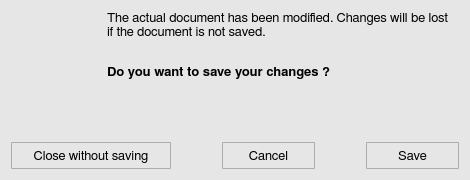
<?xml version="1.0" encoding="UTF-8"?>
<ui version="4.0">
 <class>presaveWindow</class>
 <widget class="QWidget" name="presaveWindow">
  <property name="geometry">
   <rect>
    <x>0</x>
    <y>0</y>
    <width>470</width>
    <height>180</height>
   </rect>
  </property>
  <property name="minimumSize">
   <size>
    <width>470</width>
    <height>180</height>
   </size>
  </property>
  <property name="maximumSize">
   <size>
    <width>470</width>
    <height>16777215</height>
   </size>
  </property>
  <property name="font">
   <font>
    <family>FreeSans</family>
    <pointsize>10</pointsize>
    <weight>50</weight>
    <bold>false</bold>
    <stylestrategy>PreferAntialias</stylestrategy>
    <kerning>true</kerning>
   </font>
  </property>
  <property name="windowTitle">
   <string>EUFAR Metadata Creator</string>
  </property>
  <property name="windowIcon">
   <iconset>
    <normaloff>icons/warning_icon.png</normaloff>icons/warning_icon.png</iconset>
  </property>
  <property name="styleSheet">
   <string notr="true">QWidget {
	background-color: rgb(230,230,230);
}</string>
  </property>
  <layout class="QGridLayout" name="gridLayout">
   <item row="0" column="0">
    <layout class="QVBoxLayout" name="verticalLayout_2">
     <item>
      <layout class="QHBoxLayout" name="horizontalLayout">
       <item>
        <layout class="QVBoxLayout" name="verticalLayout">
         <item>
          <widget class="QLabel" name="iw_label_2">
           <property name="minimumSize">
            <size>
             <width>50</width>
             <height>50</height>
            </size>
           </property>
           <property name="maximumSize">
            <size>
             <width>50</width>
             <height>50</height>
            </size>
           </property>
           <property name="text">
            <string/>
           </property>
           <property name="pixmap">
            <pixmap>icons/warning_popup_icon.svg</pixmap>
           </property>
           <property name="scaledContents">
            <bool>true</bool>
           </property>
          </widget>
         </item>
         <item>
          <spacer name="verticalSpacer">
           <property name="orientation">
            <enum>Qt::Vertical</enum>
           </property>
           <property name="sizeHint" stdset="0">
            <size>
             <width>20</width>
             <height>40</height>
            </size>
           </property>
          </spacer>
         </item>
        </layout>
       </item>
       <item>
        <spacer name="horizontalSpacer">
         <property name="orientation">
          <enum>Qt::Horizontal</enum>
         </property>
         <property name="sizeType">
          <enum>QSizePolicy::Fixed</enum>
         </property>
         <property name="sizeHint" stdset="0">
          <size>
           <width>20</width>
           <height>20</height>
          </size>
         </property>
        </spacer>
       </item>
       <item>
        <widget class="QLabel" name="iw_label_1">
         <property name="minimumSize">
          <size>
           <width>341</width>
           <height>120</height>
          </size>
         </property>
         <property name="maximumSize">
          <size>
           <width>341</width>
           <height>16777215</height>
          </size>
         </property>
         <property name="font">
          <font>
           <family>FreeSans</family>
           <pointsize>10</pointsize>
           <weight>50</weight>
           <bold>false</bold>
           <stylestrategy>PreferAntialias</stylestrategy>
           <kerning>true</kerning>
          </font>
         </property>
         <property name="frameShape">
          <enum>QFrame::NoFrame</enum>
         </property>
         <property name="frameShadow">
          <enum>QFrame::Plain</enum>
         </property>
         <property name="lineWidth">
          <number>0</number>
         </property>
         <property name="midLineWidth">
          <number>0</number>
         </property>
         <property name="text">
          <string>&lt;html&gt;&lt;head/&gt;&lt;body&gt;&lt;p align=&quot;justify&quot;&gt;The actual document has been modified. Changes will be lost if the document is not saved.&lt;br/&gt;&lt;/p&gt;&lt;p&gt;&lt;span style=&quot; font-weight:600;&quot;&gt;Do you want to save your changes ?&lt;/span&gt;&lt;/p&gt;&lt;/body&gt;&lt;/html&gt;</string>
         </property>
         <property name="textFormat">
          <enum>Qt::AutoText</enum>
         </property>
         <property name="alignment">
          <set>Qt::AlignJustify|Qt::AlignTop</set>
         </property>
         <property name="wordWrap">
          <bool>true</bool>
         </property>
        </widget>
       </item>
      </layout>
     </item>
     <item>
      <spacer name="verticalSpacer_2">
       <property name="orientation">
        <enum>Qt::Vertical</enum>
       </property>
       <property name="sizeHint" stdset="0">
        <size>
         <width>20</width>
         <height>13</height>
        </size>
       </property>
      </spacer>
     </item>
     <item>
      <layout class="QHBoxLayout" name="horizontalLayout_2">
       <item>
        <widget class="QToolButton" name="iw_nosaveButton">
         <property name="minimumSize">
          <size>
           <width>160</width>
           <height>27</height>
          </size>
         </property>
         <property name="maximumSize">
          <size>
           <width>180</width>
           <height>27</height>
          </size>
         </property>
         <property name="font">
          <font>
           <family>FreeSans</family>
           <pointsize>10</pointsize>
           <weight>50</weight>
           <bold>false</bold>
           <stylestrategy>PreferDefault</stylestrategy>
           <kerning>true</kerning>
          </font>
         </property>
         <property name="styleSheet">
          <string notr="true">QToolButton {
	border: 1px solid #acacac;
	border-radius: 1px;
	background-color: qlineargradient(x1:0, y1:0, x2:0, y2:1,
									stop:0 #f0f0f0, stop:1 #e5e5e5);
}

QToolButton:hover {
	border: 1px solid #7eb4ea;
	border-radius: 1px;
	background-color: qlineargradient(x1:0, y1:0, x2:0, y2:1,
									stop:0 #ecf4fc, stop:1 #dcecfc);
}

QToolButton:pressed {
	border: 1px solid #579de5;
	border-radius: 1px;
	background-color: qlineargradient(x1:0, y1:0, x2:0, y2:1,
									stop:0 #daecfc, stop:1 #c4e0fc);
}</string>
         </property>
         <property name="text">
          <string>Close without saving</string>
         </property>
         <property name="iconSize">
          <size>
           <width>25</width>
           <height>25</height>
          </size>
         </property>
        </widget>
       </item>
       <item>
        <spacer name="horizontalSpacer_2">
         <property name="orientation">
          <enum>Qt::Horizontal</enum>
         </property>
         <property name="sizeType">
          <enum>QSizePolicy::Expanding</enum>
         </property>
         <property name="sizeHint" stdset="0">
          <size>
           <width>20</width>
           <height>20</height>
          </size>
         </property>
        </spacer>
       </item>
       <item>
        <widget class="QToolButton" name="iw_cancelButton">
         <property name="minimumSize">
          <size>
           <width>93</width>
           <height>27</height>
          </size>
         </property>
         <property name="maximumSize">
          <size>
           <width>93</width>
           <height>27</height>
          </size>
         </property>
         <property name="font">
          <font>
           <family>FreeSans</family>
           <pointsize>10</pointsize>
           <weight>50</weight>
           <bold>false</bold>
           <stylestrategy>PreferDefault</stylestrategy>
           <kerning>true</kerning>
          </font>
         </property>
         <property name="styleSheet">
          <string notr="true">QToolButton {
	border: 1px solid #acacac;
	border-radius: 1px;
	background-color: qlineargradient(x1:0, y1:0, x2:0, y2:1,
									stop:0 #f0f0f0, stop:1 #e5e5e5);
}

QToolButton:hover {
	border: 1px solid #7eb4ea;
	border-radius: 1px;
	background-color: qlineargradient(x1:0, y1:0, x2:0, y2:1,
									stop:0 #ecf4fc, stop:1 #dcecfc);
}

QToolButton:pressed {
	border: 1px solid #579de5;
	border-radius: 1px;
	background-color: qlineargradient(x1:0, y1:0, x2:0, y2:1,
									stop:0 #daecfc, stop:1 #c4e0fc);
}</string>
         </property>
         <property name="text">
          <string>Cancel</string>
         </property>
         <property name="iconSize">
          <size>
           <width>25</width>
           <height>25</height>
          </size>
         </property>
        </widget>
       </item>
       <item>
        <spacer name="horizontalSpacer_3">
         <property name="orientation">
          <enum>Qt::Horizontal</enum>
         </property>
         <property name="sizeType">
          <enum>QSizePolicy::Expanding</enum>
         </property>
         <property name="sizeHint" stdset="0">
          <size>
           <width>20</width>
           <height>20</height>
          </size>
         </property>
        </spacer>
       </item>
       <item>
        <widget class="QToolButton" name="iw_saveButton">
         <property name="minimumSize">
          <size>
           <width>93</width>
           <height>27</height>
          </size>
         </property>
         <property name="maximumSize">
          <size>
           <width>93</width>
           <height>27</height>
          </size>
         </property>
         <property name="font">
          <font>
           <family>FreeSans</family>
           <pointsize>10</pointsize>
           <weight>50</weight>
           <bold>false</bold>
           <stylestrategy>PreferDefault</stylestrategy>
           <kerning>true</kerning>
          </font>
         </property>
         <property name="styleSheet">
          <string notr="true">QToolButton {
	border: 1px solid #acacac;
	border-radius: 1px;
	background-color: qlineargradient(x1:0, y1:0, x2:0, y2:1,
									stop:0 #f0f0f0, stop:1 #e5e5e5);
}

QToolButton:hover {
	border: 1px solid #7eb4ea;
	border-radius: 1px;
	background-color: qlineargradient(x1:0, y1:0, x2:0, y2:1,
									stop:0 #ecf4fc, stop:1 #dcecfc);
}

QToolButton:pressed {
	border: 1px solid #579de5;
	border-radius: 1px;
	background-color: qlineargradient(x1:0, y1:0, x2:0, y2:1,
									stop:0 #daecfc, stop:1 #c4e0fc);
}</string>
         </property>
         <property name="text">
          <string>Save</string>
         </property>
         <property name="iconSize">
          <size>
           <width>25</width>
           <height>25</height>
          </size>
         </property>
        </widget>
       </item>
      </layout>
     </item>
    </layout>
   </item>
  </layout>
 </widget>
 <resources/>
 <connections/>
</ui>
